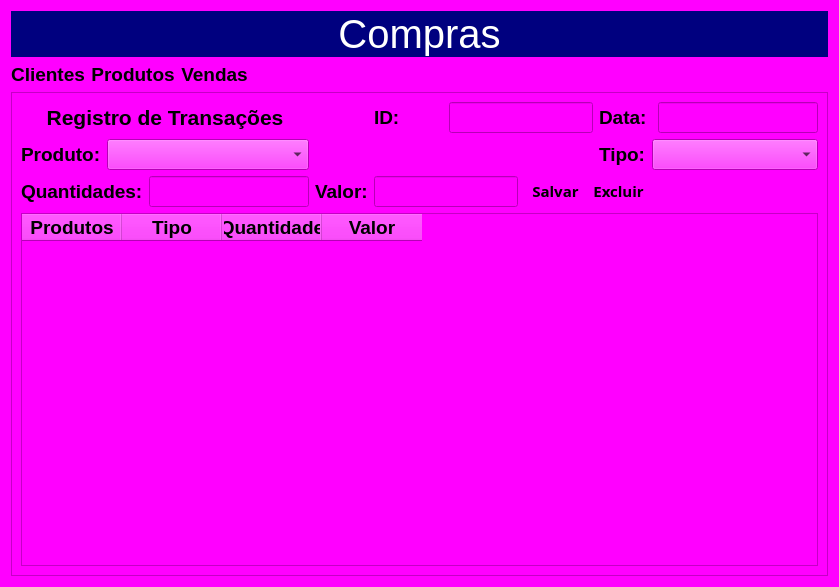
<?xml version="1.0" encoding="UTF-8"?>
<ui version="4.0">
 <class>Compras</class>
 <widget class="QDialog" name="Compras">
  <property name="geometry">
   <rect>
    <x>0</x>
    <y>0</y>
    <width>839</width>
    <height>587</height>
   </rect>
  </property>
  <property name="windowTitle">
   <string>Dialog</string>
  </property>
  <property name="styleSheet">
   <string notr="true">background-color: rgb(255, 0, 255);</string>
  </property>
  <layout class="QGridLayout" name="gridLayout">
   <item row="0" column="0">
    <widget class="QLabel" name="label">
     <property name="font">
      <font>
       <pointsize>30</pointsize>
      </font>
     </property>
     <property name="styleSheet">
      <string notr="true">background-color: rgb(0, 0, 127);
color: rgb(255, 255, 255);</string>
     </property>
     <property name="text">
      <string>Compras</string>
     </property>
     <property name="alignment">
      <set>Qt::AlignCenter</set>
     </property>
    </widget>
   </item>
   <item row="1" column="0">
    <layout class="QHBoxLayout" name="horizontalLayout_2">
     <item>
      <widget class="QPushButton" name="Btn_Clientes">
       <property name="sizePolicy">
        <sizepolicy hsizetype="Fixed" vsizetype="Fixed">
         <horstretch>0</horstretch>
         <verstretch>0</verstretch>
        </sizepolicy>
       </property>
       <property name="font">
        <font>
         <pointsize>14</pointsize>
         <weight>75</weight>
         <bold>true</bold>
        </font>
       </property>
       <property name="cursor">
        <cursorShape>PointingHandCursor</cursorShape>
       </property>
       <property name="styleSheet">
        <string notr="true">QPushButton{
   border-radius: 8px
}

QPushButton:hover{
  background-color:rgb(50,50,50);
  color:rgb(200,200,200)
}

QPushButton:pressed{
  background-color:rgb(35,35,35);
  color:rgb(200,200,200)
}</string>
       </property>
       <property name="text">
        <string>Clientes</string>
       </property>
       <property name="icon">
        <iconset>
         <normaloff>:/img/imagens/cadastro.png</normaloff>:/img/imagens/cadastro.png</iconset>
       </property>
       <property name="iconSize">
        <size>
         <width>45</width>
         <height>45</height>
        </size>
       </property>
      </widget>
     </item>
     <item>
      <widget class="QPushButton" name="Btn_Produtos">
       <property name="sizePolicy">
        <sizepolicy hsizetype="Fixed" vsizetype="Fixed">
         <horstretch>0</horstretch>
         <verstretch>0</verstretch>
        </sizepolicy>
       </property>
       <property name="font">
        <font>
         <pointsize>14</pointsize>
         <weight>75</weight>
         <bold>true</bold>
        </font>
       </property>
       <property name="cursor">
        <cursorShape>PointingHandCursor</cursorShape>
       </property>
       <property name="styleSheet">
        <string notr="true">QPushButton{
   border-radius: 8px
}

QPushButton:hover{
  background-color:rgb(50,50,50);
  color:rgb(200,200,200)
}

QPushButton:pressed{
  background-color:rgb(35,35,35);
  color:rgb(200,200,200)
}</string>
       </property>
       <property name="text">
        <string>Produtos</string>
       </property>
       <property name="icon">
        <iconset>
         <normaloff>:/img/imagens/Produtos.png</normaloff>:/img/imagens/Produtos.png</iconset>
       </property>
       <property name="iconSize">
        <size>
         <width>45</width>
         <height>45</height>
        </size>
       </property>
      </widget>
     </item>
     <item>
      <widget class="QPushButton" name="Btn_Vendas">
       <property name="sizePolicy">
        <sizepolicy hsizetype="Fixed" vsizetype="Fixed">
         <horstretch>0</horstretch>
         <verstretch>0</verstretch>
        </sizepolicy>
       </property>
       <property name="font">
        <font>
         <pointsize>14</pointsize>
         <weight>75</weight>
         <bold>true</bold>
        </font>
       </property>
       <property name="cursor">
        <cursorShape>PointingHandCursor</cursorShape>
       </property>
       <property name="styleSheet">
        <string notr="true">QPushButton{
   border-radius: 8px
}

QPushButton:hover{
  background-color:rgb(50,50,50);
  color:rgb(200,200,200)
}

QPushButton:pressed{
  background-color:rgb(35,35,35);
  color:rgb(200,200,200)
}</string>
       </property>
       <property name="text">
        <string>Vendas</string>
       </property>
       <property name="icon">
        <iconset>
         <normaloff>:/img/imagens/Cash-register.32.png</normaloff>:/img/imagens/Cash-register.32.png</iconset>
       </property>
       <property name="iconSize">
        <size>
         <width>45</width>
         <height>45</height>
        </size>
       </property>
      </widget>
     </item>
     <item>
      <spacer name="horizontalSpacer_2">
       <property name="orientation">
        <enum>Qt::Horizontal</enum>
       </property>
       <property name="sizeHint" stdset="0">
        <size>
         <width>40</width>
         <height>20</height>
        </size>
       </property>
      </spacer>
     </item>
    </layout>
   </item>
   <item row="2" column="0">
    <widget class="QFrame" name="frame_2">
     <property name="frameShape">
      <enum>QFrame::StyledPanel</enum>
     </property>
     <property name="frameShadow">
      <enum>QFrame::Plain</enum>
     </property>
     <layout class="QGridLayout" name="gridLayout_3">
      <item row="0" column="0">
       <layout class="QGridLayout" name="gridLayout_2">
        <item row="0" column="0" colspan="3">
         <widget class="QLabel" name="label_3">
          <property name="font">
           <font>
            <pointsize>16</pointsize>
            <weight>75</weight>
            <bold>true</bold>
           </font>
          </property>
          <property name="text">
           <string>Registro de Transações</string>
          </property>
          <property name="alignment">
           <set>Qt::AlignCenter</set>
          </property>
         </widget>
        </item>
        <item row="0" column="4">
         <widget class="QLabel" name="label_8">
          <property name="font">
           <font>
            <pointsize>14</pointsize>
            <weight>75</weight>
            <bold>true</bold>
           </font>
          </property>
          <property name="text">
           <string>ID:</string>
          </property>
         </widget>
        </item>
        <item row="0" column="5" colspan="2">
         <widget class="QLineEdit" name="L_Id">
          <property name="font">
           <font>
            <pointsize>14</pointsize>
           </font>
          </property>
         </widget>
        </item>
        <item row="0" column="7" colspan="2">
         <widget class="QLabel" name="label_9">
          <property name="font">
           <font>
            <pointsize>14</pointsize>
            <weight>75</weight>
            <bold>true</bold>
           </font>
          </property>
          <property name="text">
           <string>Data:</string>
          </property>
         </widget>
        </item>
        <item row="0" column="9">
         <widget class="QLineEdit" name="L_Data">
          <property name="font">
           <font>
            <pointsize>14</pointsize>
           </font>
          </property>
         </widget>
        </item>
        <item row="1" column="0">
         <widget class="QLabel" name="label_4">
          <property name="font">
           <font>
            <pointsize>14</pointsize>
            <weight>75</weight>
            <bold>true</bold>
           </font>
          </property>
          <property name="text">
           <string>Produto:</string>
          </property>
         </widget>
        </item>
        <item row="1" column="1" colspan="2">
         <widget class="QComboBox" name="Cbb_Produto">
          <property name="font">
           <font>
            <pointsize>14</pointsize>
           </font>
          </property>
         </widget>
        </item>
        <item row="1" column="7">
         <widget class="QLabel" name="label_6">
          <property name="font">
           <font>
            <pointsize>14</pointsize>
            <weight>75</weight>
            <bold>true</bold>
           </font>
          </property>
          <property name="text">
           <string>Tipo:</string>
          </property>
         </widget>
        </item>
        <item row="1" column="8" colspan="2">
         <widget class="QComboBox" name="Cbb_Tipo">
          <property name="font">
           <font>
            <pointsize>14</pointsize>
           </font>
          </property>
         </widget>
        </item>
        <item row="2" column="0" colspan="2">
         <widget class="QLabel" name="label_5">
          <property name="font">
           <font>
            <pointsize>14</pointsize>
            <weight>75</weight>
            <bold>true</bold>
           </font>
          </property>
          <property name="text">
           <string>Quantidades:</string>
          </property>
         </widget>
        </item>
        <item row="2" column="2">
         <widget class="QLineEdit" name="L_Quantidade">
          <property name="font">
           <font>
            <pointsize>14</pointsize>
           </font>
          </property>
         </widget>
        </item>
        <item row="2" column="3">
         <widget class="QLabel" name="label_7">
          <property name="font">
           <font>
            <pointsize>14</pointsize>
            <weight>75</weight>
            <bold>true</bold>
           </font>
          </property>
          <property name="text">
           <string>Valor:</string>
          </property>
         </widget>
        </item>
        <item row="2" column="4" colspan="2">
         <widget class="QLineEdit" name="L_Valor">
          <property name="font">
           <font>
            <pointsize>14</pointsize>
           </font>
          </property>
         </widget>
        </item>
        <item row="2" column="6" colspan="3">
         <layout class="QHBoxLayout" name="horizontalLayout">
          <item>
           <widget class="QPushButton" name="btn_Salvar">
            <property name="sizePolicy">
             <sizepolicy hsizetype="Fixed" vsizetype="Fixed">
              <horstretch>0</horstretch>
              <verstretch>0</verstretch>
             </sizepolicy>
            </property>
            <property name="font">
             <font>
              <family>Segoe UI Black</family>
              <pointsize>11</pointsize>
              <weight>75</weight>
              <bold>true</bold>
             </font>
            </property>
            <property name="cursor">
             <cursorShape>PointingHandCursor</cursorShape>
            </property>
            <property name="styleSheet">
             <string notr="true">QPushButton{
   border-radius: 8px
}

QPushButton:hover{
  background-color:rgb(50,50,50);
  color:rgb(200,200,200)
}

QPushButton:pressed{
  background-color:rgb(35,35,35);
  color:rgb(200,200,200)
}</string>
            </property>
            <property name="text">
             <string>Salvar</string>
            </property>
            <property name="icon">
             <iconset resource="icons.qrc">
              <normaloff>:/image/imagens/Save.32.png</normaloff>:/image/imagens/Save.32.png</iconset>
            </property>
            <property name="iconSize">
             <size>
              <width>45</width>
              <height>45</height>
             </size>
            </property>
           </widget>
          </item>
          <item>
           <widget class="QPushButton" name="btn_Excluir">
            <property name="sizePolicy">
             <sizepolicy hsizetype="Fixed" vsizetype="Fixed">
              <horstretch>0</horstretch>
              <verstretch>0</verstretch>
             </sizepolicy>
            </property>
            <property name="font">
             <font>
              <family>Segoe UI Black</family>
              <pointsize>11</pointsize>
              <weight>75</weight>
              <bold>true</bold>
             </font>
            </property>
            <property name="cursor">
             <cursorShape>PointingHandCursor</cursorShape>
            </property>
            <property name="styleSheet">
             <string notr="true">QPushButton{
   border-radius: 8px
}

QPushButton:hover{
  background-color:rgb(50,50,50);
  color:rgb(200,200,200)
}

QPushButton:pressed{
  background-color:rgb(35,35,35);
  color:rgb(200,200,200)
}</string>
            </property>
            <property name="text">
             <string>Excluir</string>
            </property>
            <property name="icon">
             <iconset resource="icons.qrc">
              <normaloff>:/image/imagens/Delete.png</normaloff>:/image/imagens/Delete.png</iconset>
            </property>
            <property name="iconSize">
             <size>
              <width>45</width>
              <height>45</height>
             </size>
            </property>
           </widget>
          </item>
         </layout>
        </item>
       </layout>
      </item>
      <item row="1" column="0">
       <widget class="QTableWidget" name="Tab_Transacoes">
        <property name="font">
         <font>
          <pointsize>14</pointsize>
         </font>
        </property>
        <column>
         <property name="text">
          <string>Produtos</string>
         </property>
         <property name="font">
          <font>
           <pointsize>14</pointsize>
           <weight>75</weight>
           <bold>true</bold>
          </font>
         </property>
        </column>
        <column>
         <property name="text">
          <string>Tipo</string>
         </property>
         <property name="font">
          <font>
           <pointsize>14</pointsize>
           <weight>75</weight>
           <bold>true</bold>
          </font>
         </property>
        </column>
        <column>
         <property name="text">
          <string>Quantidade</string>
         </property>
         <property name="font">
          <font>
           <pointsize>14</pointsize>
           <weight>75</weight>
           <bold>true</bold>
          </font>
         </property>
        </column>
        <column>
         <property name="text">
          <string>Valor</string>
         </property>
         <property name="font">
          <font>
           <pointsize>14</pointsize>
           <weight>75</weight>
           <bold>true</bold>
          </font>
         </property>
        </column>
       </widget>
      </item>
     </layout>
    </widget>
   </item>
  </layout>
 </widget>
 <resources>
  <include location="icons.qrc"/>
 </resources>
 <connections/>
</ui>
